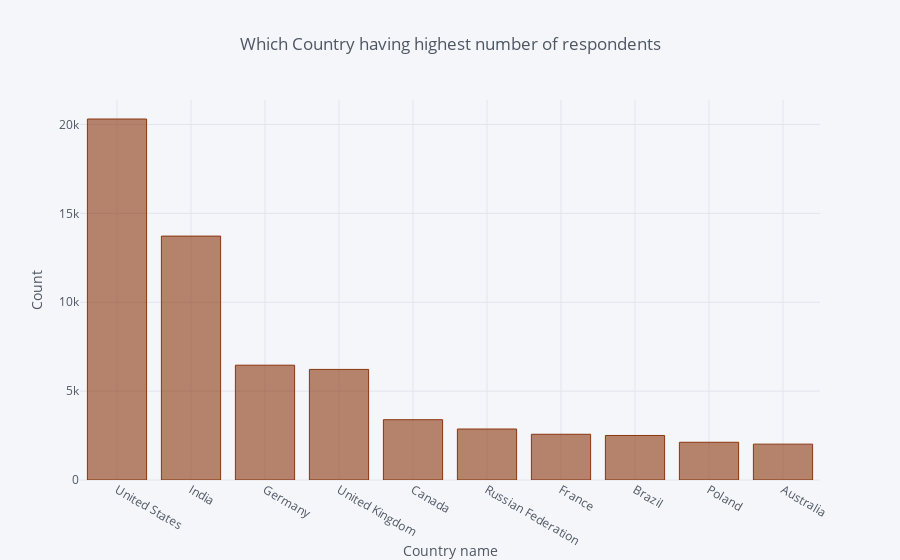

Notebook cell for this chart:
### Markdown cell above
Approx. 56 % Developers were contributed to open source projects

### Code cell
temp = stack_data["Country"].dropna().value_counts().head(10)
temp.iplot(kind='bar', xTitle = 'Country name', yTitle = "Count", title = 'Which Country having highest number of respondents', color='#8A360F')

### Figure 1 — Plotly figure (JSON) as saved in the notebook; plotly's stock layout.template omitted (floating-point values rounded to 4 significant figures)
{"data": [{"marker": {"color": "rgba(138, 54, 15, 0.6)", "line": {"color": "rgba(138, 54, 15, 1.0)", "width": 1}}, "name": "Country", "orientation": "v", "text": "", "type": "bar", "x": ["United States", "India", "Germany", "United Kingdom", "Canada", "Russian Federation", "France", "Brazil", "Poland", "Australia"], "y": [20309, 13721, 6459, 6221, 3393, 2869, 2572, 2505, 2122, 2018]}], "layout": {"legend": {"bgcolor": "#F5F6F9", "font": {"color": "#4D5663"}}, "paper_bgcolor": "#F5F6F9", "plot_bgcolor": "#F5F6F9", "title": "Which Country having highest number of respondents", "titlefont": {"color": "#4D5663"}, "xaxis1": {"gridcolor": "#E1E5ED", "showgrid": true, "tickfont": {"color": "#4D5663"}, "title": "Country name", "titlefont": {"color": "#4D5663"}, "zerolinecolor": "#E1E5ED"}, "yaxis1": {"gridcolor": "#E1E5ED", "showgrid": true, "tickfont": {"color": "#4D5663"}, "title": "Count", "titlefont": {"color": "#4D5663"}, "zerolinecolor": "#E1E5ED"}}}
